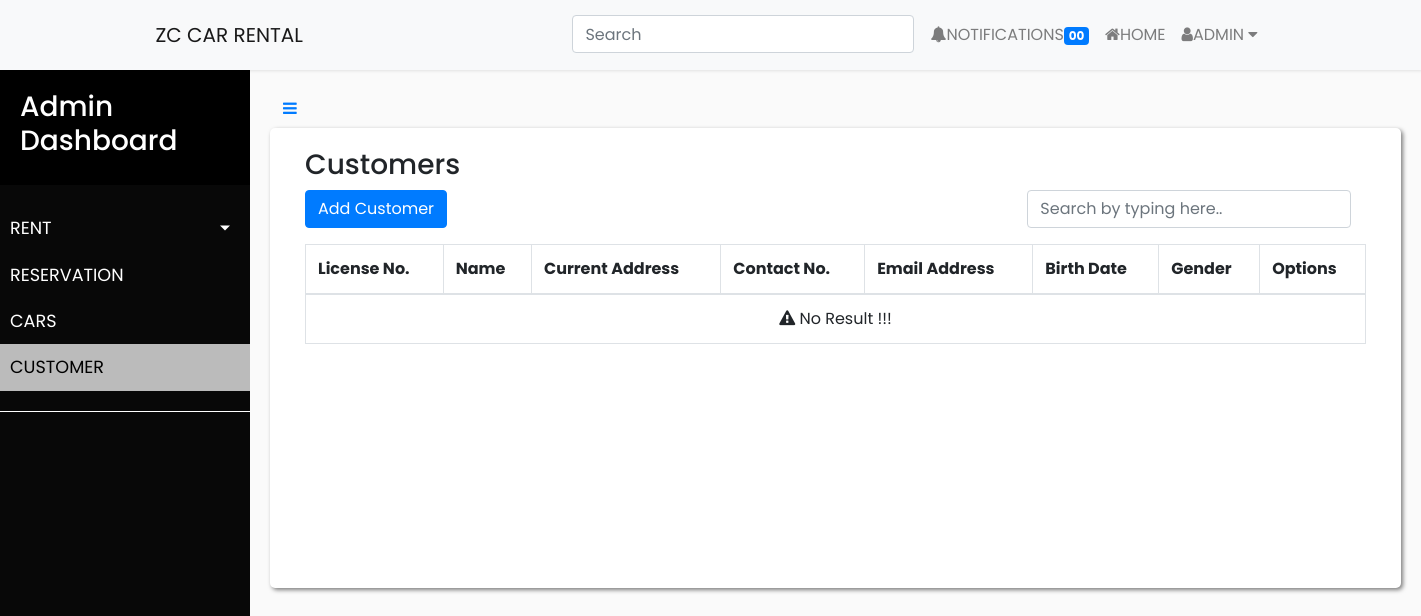
Page /customer_controller/show on the earlier database version.
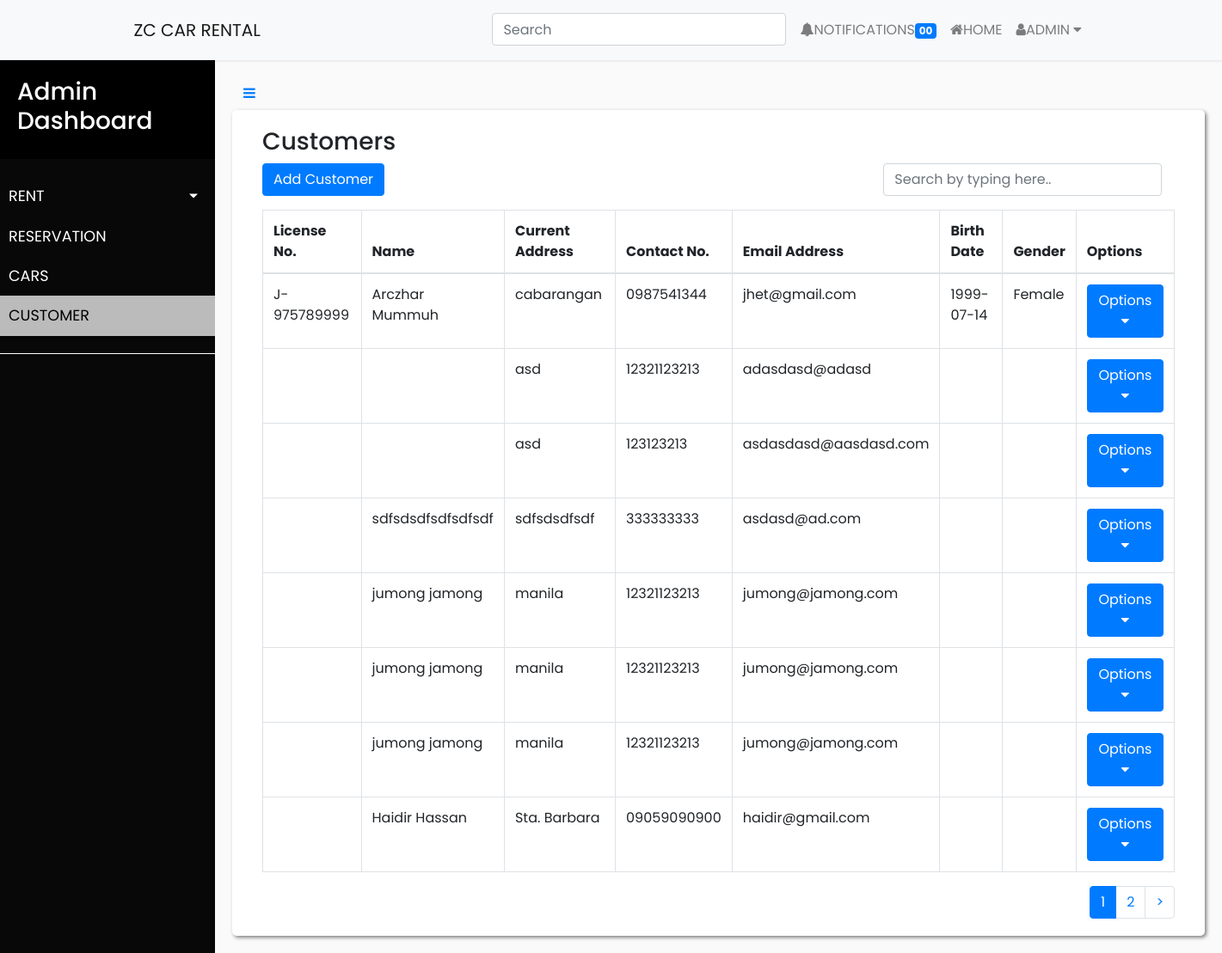
Same page on the later database version.
### tables this page shows
CREATE TABLE `tbl_customer` (
  `customer_id` int(11) NOT NULL,
  `Name` varchar(255) DEFAULT NULL,
  `age` varchar(255) DEFAULT NULL,
  `current_address` varchar(255) DEFAULT NULL,
  `contact_no` varchar(255) DEFAULT NULL,
  `Birth_Date` varchar(255) DEFAULT NULL,
  `Gender` varchar(255) DEFAULT NULL,
  `license_no` varchar(255) DEFAULT NULL,
  `email` varchar(255) DEFAULT NULL
);

### index.php (called while the page is built, shortened)
<?php
require_once BASEPATH.'core/CodeIgniter.php';

### application/models/Customer_model.php (called while the page is built, shortened)
<?php
class Customer_model extends CI_Model {
	public function fetch_data($limit, $start) {
		$query = $this->db->get('tbl_customer');
		return $query;
	}
}
?>

### application/views/admin/customer.php (the view, shortened to what this page needs)
<div class="admin-content">
<div class="col-md-12 search-table-col">
    <header>
        <h3> Customers </h3>
    </header>
    <a class="btn btn-primary"  href="<?php echo base_url();?>index.php/admin_controller/add_customer">Add Customer</a>
    <div class="form-group pull-right col-lg-4"><input type="text" placeholder="Search by typing here.." class="search form-control"></div><span class="counter pull-right"></span>
    <div class="table-responsive">
        <table class="table table-bordered" id="manageMemberTable">
        <thead class="bill-header cs">
            <tr>
            <th id="trs-hd" class="">License No.</th>
            <th id="trs-hd" class="">Name</th>
            <th id="trs-hd" class="">Current Address</th>
            <th id="trs-hd" class="">Contact No.</th>
            <th id="trs-hd" class="">Email Address</th>
            <th id="trs-hd" class="">Birth Date</th>
            <th id="trs-hd" class="">Gender</th>
            <th id="trs-hd" class="">Options</th>
            </tr>
        </thead>
        <tbody>
          <?php if($fetch_data->num_rows() == 0): ?>
            <tr class="warning no-result">
              <td colspan="12"><center> <i class="fa fa-warning"></i>&nbsp;No Result !!! </center></td>
            </tr>
          <?php endif; ?>
          <?php if($fetch_data->num_rows() > 0):?>
            <?php foreach($fetch_data->result_array() as $row): ?>
              <tr>
                <td><?php echo $row['license_no'] ?></td>
                <td><?php echo $row['Name'] ?></td>
                <td><?php echo $row['current_address'] ?></td>
                <td><?php echo $row['contact_no'] ?></td>
                <td><?php echo $row['email'] ?></td>
                <td><?php echo $row['Birth_Date'] ?></td>
                <td><?php echo $row['Gender'] ?></td>
                <td>
                <div class="dropdown">
                <button class="btn btn-primary dropdown-toggle-btn" data-toggle="dropdown" aria-expanded="false" type="button" >Options <i class="fa fa-caret-down"></i></button>
                </div>
                </td>
              </tr>
            <?php endforeach; ?>
          <?php endif; ?>
        </tbody>
        </table>
    </div>
    <?php echo $pagination; ?>
</div>
</div>

Differences in the rows shown:
added tbl_customer: license_no "J-975789999", Name "Arczhar Mummuh", current_address "cabarangan", contact_no "0987541344", email "jhet@gmail.com", Birth_Date "1999-07-14", Gender "Female"
added tbl_customer: current_address "asd", contact_no "12321123213", email "adasdasd@adasd"
added tbl_customer: current_address "asd", contact_no "123123213", email "asdasdasd@aasdasd.com"
added tbl_customer: Name "sdfsdsdfsdfsdfsdf", current_address "sdfsdsdfsdf", contact_no "333333333", email "asdasd@ad.com"
added tbl_customer: Name "jumong jamong", current_address "manila", contact_no "12321123213", email "jumong@jamong.com"
added tbl_customer: Name "jumong jamong", current_address "manila", contact_no "12321123213", email "jumong@jamong.com"
added tbl_customer: Name "jumong jamong", current_address "manila", contact_no "12321123213", email "jumong@jamong.com"
added tbl_customer: Name "Haidir Hassan", current_address "Sta. Barbara", contact_no "09059090900", email "haidir@gmail.com"
Other differences:
$pagination: (not shown) → "1 2 >"
text no longer shown: "No Result !!!"
